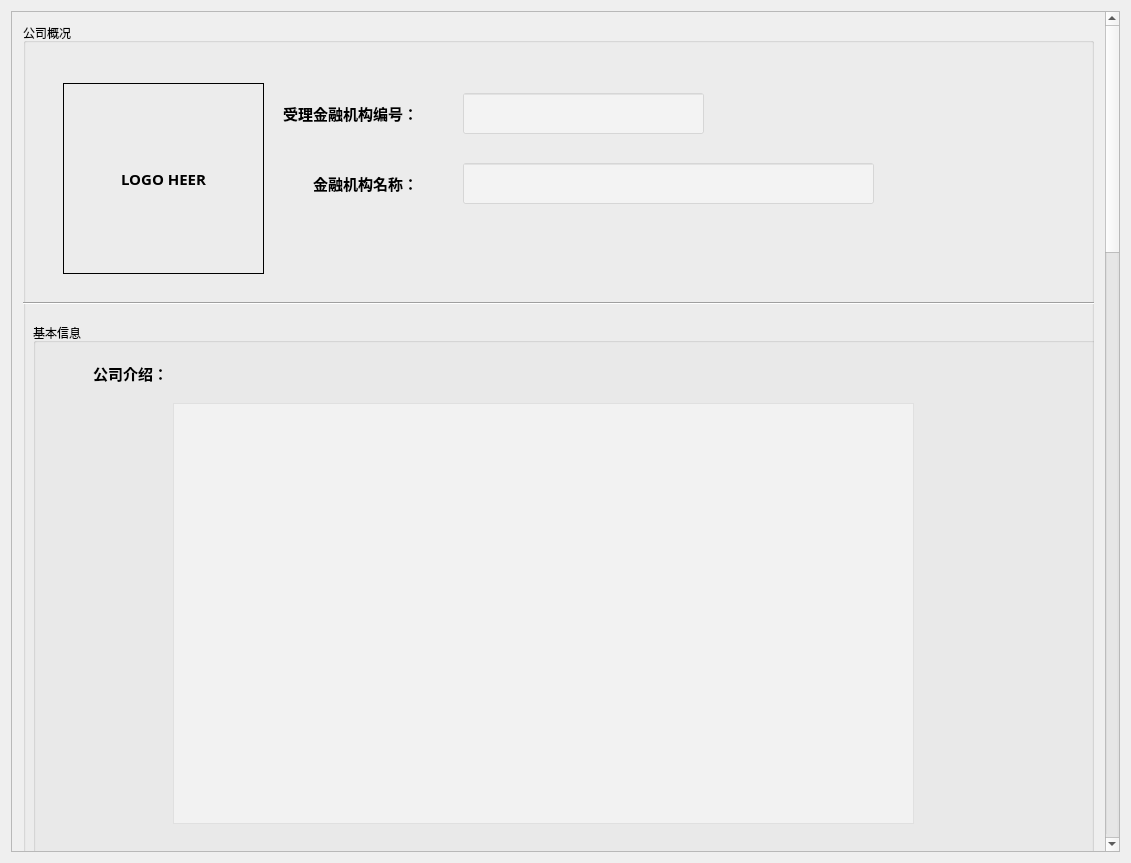
<?xml version="1.0" encoding="UTF-8"?>
<ui version="4.0">
 <class>MechanismDetail</class>
 <widget class="QWidget" name="MechanismDetail">
  <property name="geometry">
   <rect>
    <x>0</x>
    <y>0</y>
    <width>1131</width>
    <height>863</height>
   </rect>
  </property>
  <property name="windowTitle">
   <string>MechanismDetail</string>
  </property>
  <layout class="QGridLayout" name="gridLayout">
   <item row="0" column="0">
    <widget class="QScrollArea" name="scrollArea">
     <property name="widgetResizable">
      <bool>true</bool>
     </property>
     <widget class="QWidget" name="scrollAreaWidgetContents">
      <property name="geometry">
       <rect>
        <x>0</x>
        <y>-1158</y>
        <width>1086</width>
        <height>3000</height>
       </rect>
      </property>
      <property name="minimumSize">
       <size>
        <width>0</width>
        <height>3000</height>
       </size>
      </property>
      <layout class="QGridLayout" name="gridLayout_2">
       <item row="0" column="0">
        <widget class="QGroupBox" name="groupBox">
         <property name="title">
          <string>公司概况</string>
         </property>
         <widget class="QLabel" name="label_name_logo_3">
          <property name="geometry">
           <rect>
            <x>40</x>
            <y>60</y>
            <width>201</width>
            <height>191</height>
           </rect>
          </property>
          <property name="font">
           <font>
            <family>微软雅黑</family>
            <pointsize>11</pointsize>
            <weight>75</weight>
            <bold>true</bold>
           </font>
          </property>
          <property name="frameShape">
           <enum>QFrame::Box</enum>
          </property>
          <property name="text">
           <string>LOGO HEER</string>
          </property>
          <property name="scaledContents">
           <bool>true</bool>
          </property>
          <property name="alignment">
           <set>Qt::AlignCenter</set>
          </property>
         </widget>
         <widget class="QLineEdit" name="lineEdit_team_name_11">
          <property name="geometry">
           <rect>
            <x>440</x>
            <y>70</y>
            <width>241</width>
            <height>41</height>
           </rect>
          </property>
          <property name="font">
           <font>
            <family>微软雅黑</family>
            <pointsize>10</pointsize>
            <weight>75</weight>
            <bold>true</bold>
           </font>
          </property>
          <property name="styleSheet">
           <string notr="true">background-color: rgba(255, 255, 255, 100);</string>
          </property>
          <property name="text">
           <string/>
          </property>
          <property name="readOnly">
           <bool>true</bool>
          </property>
         </widget>
         <widget class="QLabel" name="label_name_22">
          <property name="geometry">
           <rect>
            <x>260</x>
            <y>70</y>
            <width>161</width>
            <height>41</height>
           </rect>
          </property>
          <property name="font">
           <font>
            <family>微软雅黑</family>
            <pointsize>11</pointsize>
            <weight>75</weight>
            <bold>true</bold>
           </font>
          </property>
          <property name="text">
           <string>受理金融机构编号：</string>
          </property>
          <property name="alignment">
           <set>Qt::AlignLeading|Qt::AlignLeft|Qt::AlignVCenter</set>
          </property>
         </widget>
         <widget class="QLabel" name="label_name_23">
          <property name="geometry">
           <rect>
            <x>290</x>
            <y>140</y>
            <width>161</width>
            <height>41</height>
           </rect>
          </property>
          <property name="font">
           <font>
            <family>微软雅黑</family>
            <pointsize>11</pointsize>
            <weight>75</weight>
            <bold>true</bold>
           </font>
          </property>
          <property name="text">
           <string>金融机构名称：</string>
          </property>
          <property name="alignment">
           <set>Qt::AlignLeading|Qt::AlignLeft|Qt::AlignVCenter</set>
          </property>
         </widget>
         <widget class="QLineEdit" name="lineEdit_team_name_12">
          <property name="geometry">
           <rect>
            <x>440</x>
            <y>140</y>
            <width>411</width>
            <height>41</height>
           </rect>
          </property>
          <property name="font">
           <font>
            <family>微软雅黑</family>
            <pointsize>10</pointsize>
            <weight>75</weight>
            <bold>true</bold>
           </font>
          </property>
          <property name="styleSheet">
           <string notr="true">background-color: rgba(255, 255, 255, 100);</string>
          </property>
          <property name="text">
           <string/>
          </property>
          <property name="readOnly">
           <bool>false</bool>
          </property>
         </widget>
         <widget class="Line" name="line_2">
          <property name="geometry">
           <rect>
            <x>0</x>
            <y>270</y>
            <width>1101</width>
            <height>20</height>
           </rect>
          </property>
          <property name="orientation">
           <enum>Qt::Horizontal</enum>
          </property>
         </widget>
         <widget class="QGroupBox" name="groupBox_8">
          <property name="geometry">
           <rect>
            <x>10</x>
            <y>300</y>
            <width>1091</width>
            <height>1061</height>
           </rect>
          </property>
          <property name="title">
           <string>基本信息</string>
          </property>
          <widget class="QLineEdit" name="lineEdit_team_name_13">
           <property name="geometry">
            <rect>
             <x>260</x>
             <y>690</y>
             <width>411</width>
             <height>41</height>
            </rect>
           </property>
           <property name="font">
            <font>
             <family>微软雅黑</family>
             <pointsize>10</pointsize>
             <weight>75</weight>
             <bold>true</bold>
            </font>
           </property>
           <property name="styleSheet">
            <string notr="true">background-color: rgba(255, 255, 255, 100);</string>
           </property>
           <property name="text">
            <string/>
           </property>
           <property name="readOnly">
            <bool>false</bool>
           </property>
          </widget>
          <widget class="QLineEdit" name="lineEdit_team_name_14">
           <property name="geometry">
            <rect>
             <x>260</x>
             <y>850</y>
             <width>411</width>
             <height>41</height>
            </rect>
           </property>
           <property name="font">
            <font>
             <family>微软雅黑</family>
             <pointsize>10</pointsize>
             <weight>75</weight>
             <bold>true</bold>
            </font>
           </property>
           <property name="styleSheet">
            <string notr="true">background-color: rgba(255, 255, 255, 100);</string>
           </property>
           <property name="text">
            <string/>
           </property>
           <property name="readOnly">
            <bool>false</bool>
           </property>
          </widget>
          <widget class="QLabel" name="label_name_24">
           <property name="geometry">
            <rect>
             <x>140</x>
             <y>690</y>
             <width>111</width>
             <height>41</height>
            </rect>
           </property>
           <property name="font">
            <font>
             <family>微软雅黑</family>
             <pointsize>11</pointsize>
             <weight>75</weight>
             <bold>true</bold>
            </font>
           </property>
           <property name="text">
            <string>注册人：</string>
           </property>
           <property name="alignment">
            <set>Qt::AlignLeading|Qt::AlignLeft|Qt::AlignVCenter</set>
           </property>
          </widget>
          <widget class="QLineEdit" name="lineEdit_team_name_15">
           <property name="geometry">
            <rect>
             <x>260</x>
             <y>930</y>
             <width>411</width>
             <height>41</height>
            </rect>
           </property>
           <property name="font">
            <font>
             <family>微软雅黑</family>
             <pointsize>10</pointsize>
             <weight>75</weight>
             <bold>true</bold>
            </font>
           </property>
           <property name="styleSheet">
            <string notr="true">background-color: rgba(255, 255, 255, 100);</string>
           </property>
           <property name="text">
            <string/>
           </property>
           <property name="readOnly">
            <bool>false</bool>
           </property>
          </widget>
          <widget class="QLabel" name="label_name_25">
           <property name="geometry">
            <rect>
             <x>60</x>
             <y>30</y>
             <width>131</width>
             <height>41</height>
            </rect>
           </property>
           <property name="font">
            <font>
             <family>微软雅黑</family>
             <pointsize>11</pointsize>
             <weight>75</weight>
             <bold>true</bold>
            </font>
           </property>
           <property name="text">
            <string>公司介绍：</string>
           </property>
           <property name="alignment">
            <set>Qt::AlignLeading|Qt::AlignLeft|Qt::AlignVCenter</set>
           </property>
          </widget>
          <widget class="QLabel" name="label_name_26">
           <property name="geometry">
            <rect>
             <x>140</x>
             <y>620</y>
             <width>111</width>
             <height>41</height>
            </rect>
           </property>
           <property name="font">
            <font>
             <family>微软雅黑</family>
             <pointsize>11</pointsize>
             <weight>75</weight>
             <bold>true</bold>
            </font>
           </property>
           <property name="text">
            <string>行业类型：</string>
           </property>
           <property name="alignment">
            <set>Qt::AlignLeading|Qt::AlignLeft|Qt::AlignVCenter</set>
           </property>
          </widget>
          <widget class="QLabel" name="label_name_27">
           <property name="geometry">
            <rect>
             <x>140</x>
             <y>850</y>
             <width>111</width>
             <height>41</height>
            </rect>
           </property>
           <property name="font">
            <font>
             <family>微软雅黑</family>
             <pointsize>11</pointsize>
             <weight>75</weight>
             <bold>true</bold>
            </font>
           </property>
           <property name="text">
            <string>电话：</string>
           </property>
           <property name="alignment">
            <set>Qt::AlignLeading|Qt::AlignLeft|Qt::AlignVCenter</set>
           </property>
          </widget>
          <widget class="QLineEdit" name="lineEdit_team_name_16">
           <property name="geometry">
            <rect>
             <x>260</x>
             <y>1010</y>
             <width>411</width>
             <height>41</height>
            </rect>
           </property>
           <property name="font">
            <font>
             <family>微软雅黑</family>
             <pointsize>10</pointsize>
             <weight>75</weight>
             <bold>true</bold>
            </font>
           </property>
           <property name="styleSheet">
            <string notr="true">background-color: rgba(255, 255, 255, 100);</string>
           </property>
           <property name="text">
            <string/>
           </property>
           <property name="readOnly">
            <bool>false</bool>
           </property>
          </widget>
          <widget class="QLabel" name="label_name_28">
           <property name="geometry">
            <rect>
             <x>140</x>
             <y>530</y>
             <width>111</width>
             <height>41</height>
            </rect>
           </property>
           <property name="font">
            <font>
             <family>微软雅黑</family>
             <pointsize>11</pointsize>
             <weight>75</weight>
             <bold>true</bold>
            </font>
           </property>
           <property name="text">
            <string>详细地址：</string>
           </property>
           <property name="alignment">
            <set>Qt::AlignLeading|Qt::AlignLeft|Qt::AlignVCenter</set>
           </property>
          </widget>
          <widget class="QLineEdit" name="lineEdit_team_name_17">
           <property name="geometry">
            <rect>
             <x>260</x>
             <y>530</y>
             <width>411</width>
             <height>41</height>
            </rect>
           </property>
           <property name="font">
            <font>
             <family>微软雅黑</family>
             <pointsize>10</pointsize>
             <weight>75</weight>
             <bold>true</bold>
            </font>
           </property>
           <property name="styleSheet">
            <string notr="true">background-color: rgba(255, 255, 255, 100);</string>
           </property>
           <property name="text">
            <string/>
           </property>
           <property name="readOnly">
            <bool>false</bool>
           </property>
          </widget>
          <widget class="QLineEdit" name="lineEdit_team_name_18">
           <property name="geometry">
            <rect>
             <x>260</x>
             <y>620</y>
             <width>411</width>
             <height>41</height>
            </rect>
           </property>
           <property name="font">
            <font>
             <family>微软雅黑</family>
             <pointsize>10</pointsize>
             <weight>75</weight>
             <bold>true</bold>
            </font>
           </property>
           <property name="styleSheet">
            <string notr="true">background-color: rgba(255, 255, 255, 100);</string>
           </property>
           <property name="text">
            <string/>
           </property>
           <property name="readOnly">
            <bool>false</bool>
           </property>
          </widget>
          <widget class="QLineEdit" name="lineEdit_team_name_19">
           <property name="geometry">
            <rect>
             <x>260</x>
             <y>770</y>
             <width>411</width>
             <height>41</height>
            </rect>
           </property>
           <property name="font">
            <font>
             <family>微软雅黑</family>
             <pointsize>10</pointsize>
             <weight>75</weight>
             <bold>true</bold>
            </font>
           </property>
           <property name="styleSheet">
            <string notr="true">background-color: rgba(255, 255, 255, 100);</string>
           </property>
           <property name="text">
            <string/>
           </property>
           <property name="readOnly">
            <bool>false</bool>
           </property>
          </widget>
          <widget class="QLabel" name="label_name_29">
           <property name="geometry">
            <rect>
             <x>140</x>
             <y>930</y>
             <width>111</width>
             <height>41</height>
            </rect>
           </property>
           <property name="font">
            <font>
             <family>微软雅黑</family>
             <pointsize>11</pointsize>
             <weight>75</weight>
             <bold>true</bold>
            </font>
           </property>
           <property name="text">
            <string>邮箱：</string>
           </property>
           <property name="alignment">
            <set>Qt::AlignLeading|Qt::AlignLeft|Qt::AlignVCenter</set>
           </property>
          </widget>
          <widget class="QPlainTextEdit" name="plainTextEdit_3">
           <property name="geometry">
            <rect>
             <x>140</x>
             <y>80</y>
             <width>741</width>
             <height>421</height>
            </rect>
           </property>
           <property name="styleSheet">
            <string notr="true">background-color: rgba(255, 255, 255, 100);</string>
           </property>
          </widget>
          <widget class="QLabel" name="label_name_30">
           <property name="geometry">
            <rect>
             <x>140</x>
             <y>770</y>
             <width>111</width>
             <height>41</height>
            </rect>
           </property>
           <property name="font">
            <font>
             <family>微软雅黑</family>
             <pointsize>11</pointsize>
             <weight>75</weight>
             <bold>true</bold>
            </font>
           </property>
           <property name="text">
            <string>身份证;</string>
           </property>
           <property name="alignment">
            <set>Qt::AlignLeading|Qt::AlignLeft|Qt::AlignVCenter</set>
           </property>
          </widget>
          <widget class="QLabel" name="label_name_31">
           <property name="geometry">
            <rect>
             <x>140</x>
             <y>1010</y>
             <width>111</width>
             <height>41</height>
            </rect>
           </property>
           <property name="font">
            <font>
             <family>微软雅黑</family>
             <pointsize>11</pointsize>
             <weight>75</weight>
             <bold>true</bold>
            </font>
           </property>
           <property name="text">
            <string>状态：</string>
           </property>
           <property name="alignment">
            <set>Qt::AlignLeading|Qt::AlignLeft|Qt::AlignVCenter</set>
           </property>
          </widget>
         </widget>
         <widget class="QGroupBox" name="groupBox_9">
          <property name="geometry">
           <rect>
            <x>20</x>
            <y>1370</y>
            <width>1081</width>
            <height>691</height>
           </rect>
          </property>
          <property name="title">
           <string>证书</string>
          </property>
          <widget class="QLabel" name="label_name_32">
           <property name="geometry">
            <rect>
             <x>20</x>
             <y>20</y>
             <width>161</width>
             <height>41</height>
            </rect>
           </property>
           <property name="font">
            <font>
             <family>微软雅黑</family>
             <pointsize>11</pointsize>
             <weight>75</weight>
             <bold>true</bold>
            </font>
           </property>
           <property name="text">
            <string>金融机构代码证：</string>
           </property>
           <property name="alignment">
            <set>Qt::AlignLeading|Qt::AlignLeft|Qt::AlignVCenter</set>
           </property>
          </widget>
          <widget class="QLabel" name="label_6">
           <property name="geometry">
            <rect>
             <x>40</x>
             <y>70</y>
             <width>821</width>
             <height>581</height>
            </rect>
           </property>
           <property name="frameShape">
            <enum>QFrame::Box</enum>
           </property>
           <property name="text">
            <string>证件</string>
           </property>
           <property name="scaledContents">
            <bool>true</bool>
           </property>
           <property name="alignment">
            <set>Qt::AlignCenter</set>
           </property>
          </widget>
         </widget>
         <widget class="QPlainTextEdit" name="plainTextEdit_4">
          <property name="geometry">
           <rect>
            <x>60</x>
            <y>2110</y>
            <width>841</width>
            <height>421</height>
           </rect>
          </property>
          <property name="styleSheet">
           <string notr="true">background-color: rgba(255, 255, 255, 100);</string>
          </property>
         </widget>
         <widget class="QLabel" name="label_name_34">
          <property name="geometry">
           <rect>
            <x>50</x>
            <y>2060</y>
            <width>131</width>
            <height>41</height>
           </rect>
          </property>
          <property name="font">
           <font>
            <family>微软雅黑</family>
            <pointsize>11</pointsize>
            <weight>75</weight>
            <bold>true</bold>
           </font>
          </property>
          <property name="text">
           <string>备注：</string>
          </property>
          <property name="alignment">
           <set>Qt::AlignLeading|Qt::AlignLeft|Qt::AlignVCenter</set>
          </property>
         </widget>
         <widget class="QPushButton" name="pushButton">
          <property name="geometry">
           <rect>
            <x>430</x>
            <y>2580</y>
            <width>181</width>
            <height>41</height>
           </rect>
          </property>
          <property name="text">
           <string>保存信息</string>
          </property>
         </widget>
        </widget>
       </item>
      </layout>
     </widget>
    </widget>
   </item>
  </layout>
 </widget>
 <layoutdefault spacing="6" margin="11"/>
 <resources/>
 <connections/>
</ui>
